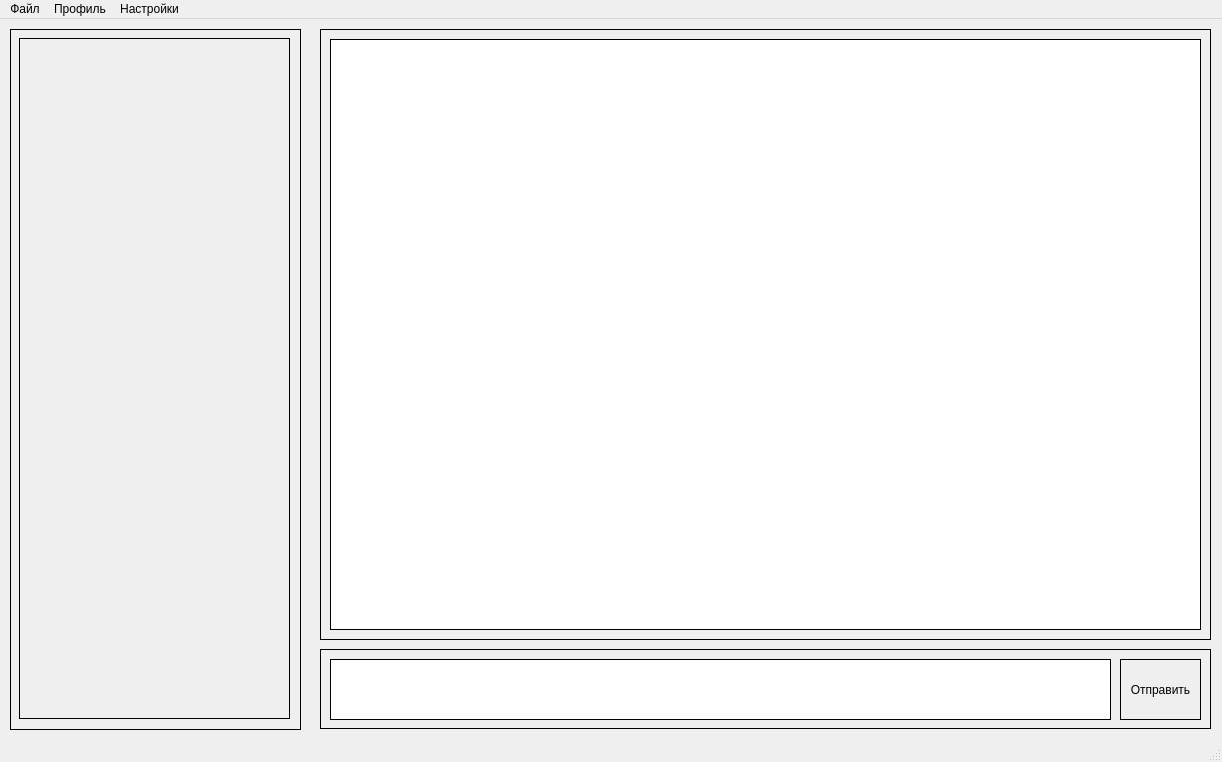
<?xml version="1.0" encoding="UTF-8"?>
<ui version="4.0">
 <class>MainWindow</class>
 <widget class="QMainWindow" name="MainWindow">
  <property name="geometry">
   <rect>
    <x>0</x>
    <y>0</y>
    <width>1222</width>
    <height>762</height>
   </rect>
  </property>
  <property name="windowTitle">
   <string>MainWindow</string>
  </property>
  <widget class="QWidget" name="centralwidget">
   <widget class="QFrame" name="frame">
    <property name="geometry">
     <rect>
      <x>10</x>
      <y>10</y>
      <width>291</width>
      <height>701</height>
     </rect>
    </property>
    <property name="autoFillBackground">
     <bool>false</bool>
    </property>
    <property name="styleSheet">
     <string notr="true">border: 1px solid black;</string>
    </property>
    <property name="frameShape">
     <enum>QFrame::StyledPanel</enum>
    </property>
    <property name="frameShadow">
     <enum>QFrame::Raised</enum>
    </property>
    <widget class="QWidget" name="verticalLayoutWidget">
     <property name="geometry">
      <rect>
       <x>9</x>
       <y>9</y>
       <width>271</width>
       <height>681</height>
      </rect>
     </property>
     <layout class="QVBoxLayout" name="ContactList"/>
    </widget>
   </widget>
   <widget class="QFrame" name="frame_2">
    <property name="geometry">
     <rect>
      <x>320</x>
      <y>10</y>
      <width>891</width>
      <height>611</height>
     </rect>
    </property>
    <property name="styleSheet">
     <string notr="true">border: 1px solid black;</string>
    </property>
    <property name="frameShape">
     <enum>QFrame::StyledPanel</enum>
    </property>
    <property name="frameShadow">
     <enum>QFrame::Raised</enum>
    </property>
    <widget class="QTextBrowser" name="MessageDisplay">
     <property name="geometry">
      <rect>
       <x>10</x>
       <y>10</y>
       <width>871</width>
       <height>591</height>
      </rect>
     </property>
    </widget>
   </widget>
   <widget class="QFrame" name="frame_3">
    <property name="geometry">
     <rect>
      <x>320</x>
      <y>630</y>
      <width>891</width>
      <height>80</height>
     </rect>
    </property>
    <property name="styleSheet">
     <string notr="true">border: 1px solid black;</string>
    </property>
    <property name="frameShape">
     <enum>QFrame::StyledPanel</enum>
    </property>
    <property name="frameShadow">
     <enum>QFrame::Raised</enum>
    </property>
    <widget class="QTextEdit" name="MessageToSend">
     <property name="geometry">
      <rect>
       <x>10</x>
       <y>10</y>
       <width>781</width>
       <height>61</height>
      </rect>
     </property>
     <property name="styleSheet">
      <string notr="true">border: 1px solid black;</string>
     </property>
    </widget>
    <widget class="QPushButton" name="Send">
     <property name="geometry">
      <rect>
       <x>800</x>
       <y>10</y>
       <width>81</width>
       <height>61</height>
      </rect>
     </property>
     <property name="styleSheet">
      <string notr="true">border: 1px solid black; </string>
     </property>
     <property name="text">
      <string>Отправить</string>
     </property>
    </widget>
   </widget>
  </widget>
  <widget class="QMenuBar" name="menubar">
   <property name="geometry">
    <rect>
     <x>0</x>
     <y>0</y>
     <width>1222</width>
     <height>22</height>
    </rect>
   </property>
   <widget class="QMenu" name="menu">
    <property name="title">
     <string>Файл</string>
    </property>
   </widget>
   <widget class="QMenu" name="menu_2">
    <property name="title">
     <string>Профиль</string>
    </property>
   </widget>
   <widget class="QMenu" name="menu_3">
    <property name="title">
     <string>Настройки</string>
    </property>
   </widget>
   <addaction name="menu"/>
   <addaction name="menu_2"/>
   <addaction name="menu_3"/>
  </widget>
  <widget class="QStatusBar" name="statusbar"/>
 </widget>
 <resources/>
 <connections/>
</ui>
